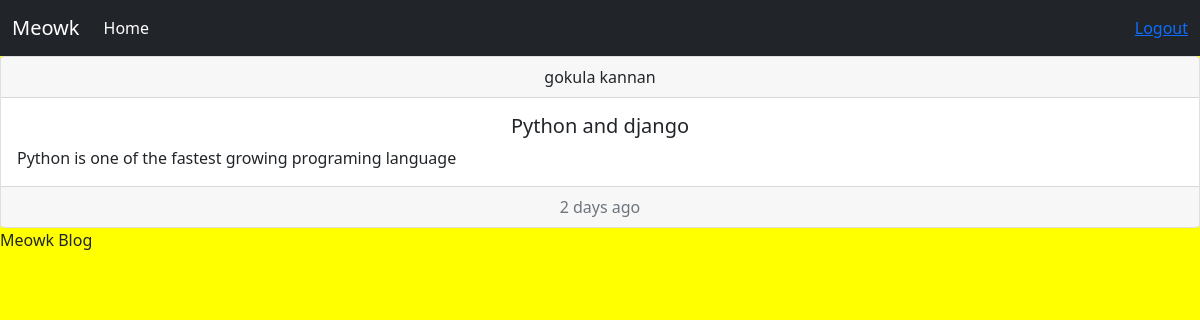
/post/1, run on the app's committed database.
### blog/models.py (models this page shows, shortened)
class Post(models.Model):
    CATEGORY = (
        ('Tech', 'Tech'),
        ('Social', 'Social')
    )
    blogger = models.ForeignKey(Blogger, null=True, on_delete=models.SET_NULL)
    title = models.CharField(max_length=200, null=True)
    body = models.CharField(max_length=200, null=True)
    category = models.CharField(max_length=200, null=True, choices=CATEGORY)
    tags = models.ManyToManyField(Tag)
    date_created = models.DateTimeField(auto_now_add=True, null=True)

class Blogger(models.Model):
    name = models.CharField(max_length=200, null=True)
    email = models.CharField(max_length=200, null=True)
    phone = models.CharField(max_length=200, null=True)
    date_created = models.DateTimeField(auto_now_add=True, null=True)
    def __str__(self):
        return self.name

### blog/views.py (the view)
# urls.py: path('post/<str:pk>', views.post, name="post"),
def post(request, pk):
    post = Post.objects.get(id=pk)
    context = {
        'post': post
    }
    return render(request, 'blog/post.html', context)

### blog/templates/blog/post.html
{% extends 'blog/main.html' %}
{% load static %}
{% block content %}
<div class="card text-center">
    <div class="card-header">
      {{post.blogger}}
    </div>
    <div class="card-body">
      <h5 class="card-title">{{post.title}}</h5>
      <p class="card-text" style="text-align: justify;">{{post.body}}</p>
    </div>
    <div class="card-footer text-muted">
      2 days ago
    </div>
  </div>
{% endblock content %}

### static/css/main.css (style rules this page uses)
body { background-color: yellow; }

### data on the page
Post: blogger "gokula kannan", title "Python and django", body "Python is one of the fastest growing programing language"
